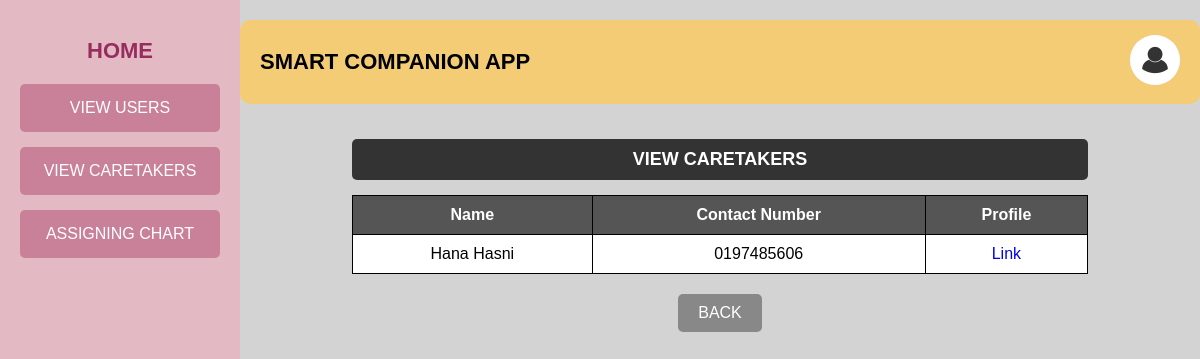
Page /aviewcare on the earlier database version.
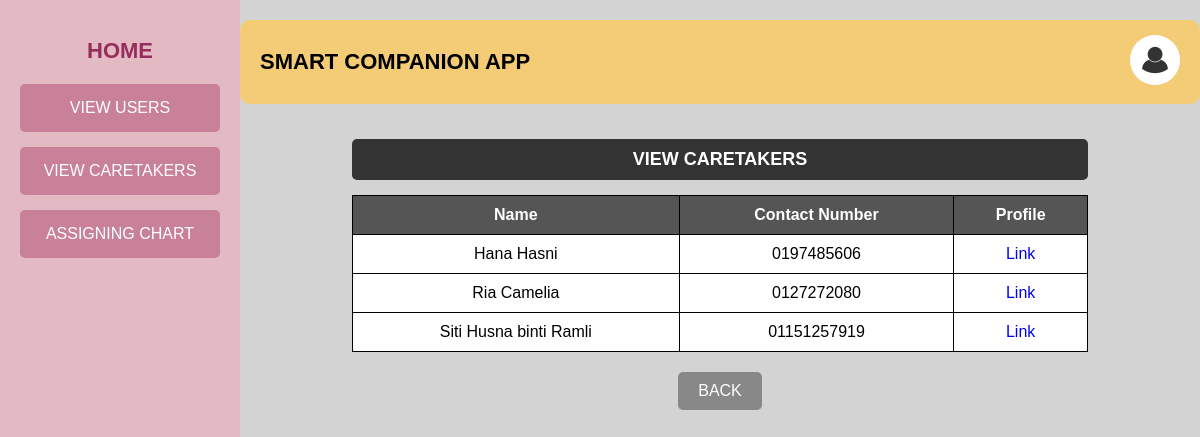
Same page on the later database version.
### tables this page shows
CREATE TABLE caretaker (
            id INTEGER PRIMARY KEY AUTOINCREMENT,
            name TEXT NOT NULL,
            age TEXT NOT NULL,
            gender TEXT NOT NULL,
            username TEXT NOT NULL,
            password TEXT NOT NULL,
            ph_num TEXT NOT NULL
        );

### app.py (the view)
@app.route("/aviewcare", methods=["GET", "POST"])
def aviewcare():
    db= get_db()
    cursor = db.cursor()
    admin_id = session.get('admin_id')
    str_admin_id = str(admin_id)
    with open("static/img_log/admin/"+ str_admin_id + ".txt", "r") as file:
        image_name = str(file.read())
        image_url= url_for('static', filename='uploads/'+ image_name)
    cursor.execute("SELECT * FROM caretaker ")
    patient_list = cursor.fetchall()  # Fetch all matching rows
    db.close()
    return render_template("Admin/viewcare.html", image_url=image_url, contacts=patient_list)

### app.py (called while the page is built)
def get_db():
    if 'db' not in g:
        g.db = sqlite3.connect('project.db')
        g.db.row_factory = sqlite3.Row
    return g.db

### templates/Admin/viewcare.html (shortened to what this page needs)
<!DOCTYPE html>
<html lang="en">
<head>
    <link rel="stylesheet" href="static/contact.css">
</head>
<body>
    <div class="container">
        <div class="sidebar">
            <a href="{{ url_for('admin') }}"><h2>HOME</h2></a>
            <a href="{{ url_for('aviewusers') }}"><button class="nav-btn">VIEW USERS</button></a>
            <a href="{{ url_for('aviewcare') }}"><button class="nav-btn">VIEW CARETAKERS</button></a>
            <a href="{{ url_for('assign') }}"><button class="nav-btn">ASSIGNING CHART</button></a>
        </div>
        <div class="main-content">
            <div class="header">
                <h1>SMART COMPANION APP</h1>
                <div class="user-profile">
                    <a href="{{ url_for('adminprofile') }}"><img src="{{ image_url }}" alt="Profile Picture" class="profile-img"></a>
                </div>
            </div>
           <div class="contacts-section">
            <h2 class="contacts-title">VIEW CARETAKERS</h2>
            <table class="contacts-table">
                <tr>
                    <th>Name</th>
                    <th>Contact Number</th>
                    <th>Profile</th>
                </tr>
                {% for contact in contacts %}
                <tr>
                    <td>{{ contact[1] }}</td>
                    <td>{{ contact[6] }}</td>
                    <td><a href="/aviewcareprofile?p_id={{ contact[0] }}">Link</td>
                </tr>
                {% endfor %}
            </table>
        </div>
        <div class="buttons">
            <a href="{{ url_for('admin') }}"><button class="back-btn">BACK</button></a>
        </div>
    </div>
</div>
</body>
</html>

Differences in the rows shown:
added caretaker: name "Ria Camelia", ph_num "0127272080"
added caretaker: name "Siti Husna binti Ramli", ph_num "01151257919"
